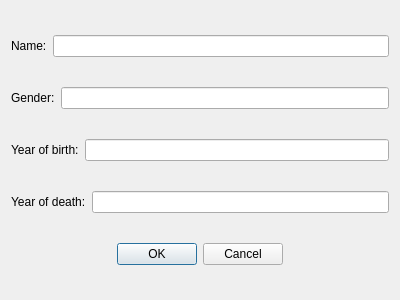
<?xml version="1.0" encoding="UTF-8"?>
<ui version="4.0">
 <class>DialogAdd</class>
 <widget class="QDialog" name="DialogAdd">
  <property name="geometry">
   <rect>
    <x>0</x>
    <y>0</y>
    <width>400</width>
    <height>300</height>
   </rect>
  </property>
  <property name="windowTitle">
   <string>Dialog</string>
  </property>
  <layout class="QVBoxLayout" name="verticalLayout">
   <item>
    <layout class="QHBoxLayout" name="horizontalLayout_2">
     <item>
      <widget class="QLabel" name="lblName">
       <property name="text">
        <string>Name:</string>
       </property>
      </widget>
     </item>
     <item>
      <widget class="QLineEdit" name="txtName"/>
     </item>
    </layout>
   </item>
   <item>
    <layout class="QHBoxLayout" name="horizontalLayout_3">
     <item>
      <widget class="QLabel" name="lblGender">
       <property name="text">
        <string>Gender:</string>
       </property>
      </widget>
     </item>
     <item>
      <widget class="QLineEdit" name="txtGender"/>
     </item>
    </layout>
   </item>
   <item>
    <layout class="QHBoxLayout" name="horizontalLayout_4">
     <item>
      <widget class="QLabel" name="lblBirth">
       <property name="text">
        <string>Year of birth:</string>
       </property>
      </widget>
     </item>
     <item>
      <widget class="QLineEdit" name="txtBirth"/>
     </item>
    </layout>
   </item>
   <item>
    <layout class="QHBoxLayout" name="horizontalLayout_5">
     <item>
      <widget class="QLabel" name="lblDeath">
       <property name="text">
        <string>Year of death:</string>
       </property>
      </widget>
     </item>
     <item>
      <widget class="QLineEdit" name="txtDeath"/>
     </item>
    </layout>
   </item>
   <item>
    <widget class="QDialogButtonBox" name="buttonBox">
     <property name="standardButtons">
      <set>QDialogButtonBox::Cancel|QDialogButtonBox::Ok</set>
     </property>
     <property name="centerButtons">
      <bool>true</bool>
     </property>
    </widget>
   </item>
  </layout>
 </widget>
 <resources/>
 <connections/>
</ui>
